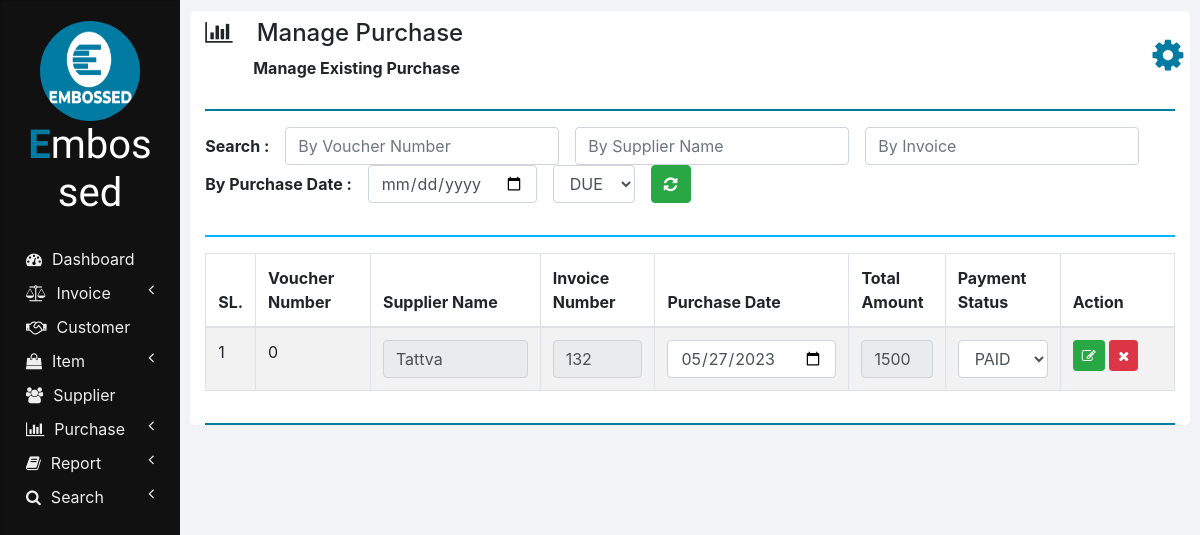
Screenshot of /manage_purchase.php with the database file from the repository.
### tables this page shows
CREATE TABLE IF NOT EXISTS `purchases` (
  `ID` int NOT NULL AUTO_INCREMENT,
  `SUPPLIER_NAME` varchar(100) NOT NULL,
  `INVOICE_NUMBER` int NOT NULL,
  `VOUCHER_NUMBER` int NOT NULL,
  `PURCHASE_DATE` varchar(10) NOT NULL,
  `TOTAL_AMOUNT` double NOT NULL,
  `GRAND_TOTAL` double NOT NULL,
  `PAYMENT_STATUS` varchar(20) NOT NULL,
  `STAX` varchar(11) DEFAULT NULL,
  `CTAX` varchar(11) DEFAULT NULL,
  PRIMARY KEY (`ID`)
);

### php/manage_purchase.php (the view, shortened to what this page needs)
<?php
  function showPurchases($id) {
    require "db_connection.php";
    if($con) {
      $seq_no = 0;
      $query = "SELECT * FROM purchases";
      $result = mysqli_query($con, $query);
      while($row = mysqli_fetch_array($result)) {
        $seq_no++;
        if($row['VOUCHER_NUMBER'] == $id)
          showEditOptionsRow($seq_no, $row);
        else
          showPurchaseRow($seq_no, $row);
      }
    }
  }
    ?>
    <?php
function showEditOptionsRow($seq_no, $row) {
  ?>
  <tr>
    <td><?php echo $seq_no; ?></td>
    <td><?php echo $row['VOUCHER_NUMBER'] ?></td>
    <td>
      <input id="suppliers_name" type="text" class="form-control" value="<?php echo $row['SUPPLIER_NAME']; ?>" placeholder="Supplier Name" name="suppliers_name" onkeyup="showSuggestions(this.value, 'supplier');" disabled>
    </td>
    <td>
      <input type="number" class="form-control" value="<?php echo $row['INVOICE_NUMBER']; ?>" id="invoice_number" disabled>
    </td>
    <td>
      <input type="date" class="datepicker form-control hasDatepicker" id="invoice_date" name="invoice_date" value='<?php echo $row['PURCHASE_DATE'] ?>' onblur="checkDate(this.value, 'date_error');">
    </td>
    <td><input type="text" class="form-control" value="<?php echo $row['TOTAL_AMOUNT']; ?>" id="grand_total" name="grand_total" disabled></td>
    <td>
      <select id="payment_status" class="form-control">
        <option value="PAID" <?php if($row['PAYMENT_STATUS'] == "PAID") echo "selected" ?>>PAID</option>
      </select>
    </td>
    <td>
      <button href="" class="btn btn-success btn-sm" onclick="updatePurchase(<?php echo $row['VOUCHER_NUMBER']; ?>);">
        <i class="fa fa-edit"></i>
      </button>
      <button class="btn btn-danger btn-sm" onclick="cancel();">
        <i class="fa fa-close"></i>
      </button>
    </td>
  </tr>
  <?php
}
    ?>

### css/sidenav.css (style rules this page uses)
body { background-color: #f1f3f6; }
.sidenav { width: 15%; height: 100vh; background-color: #222222; position: fixed; z-index: 1; flex: 1 0 auto; }
.card { width: 100%; height: 100%; top: 0; border-radius: 0; background-color: #111111; }
.logo .logo-caption { font-family: 'Poiret One', cursive; color: #ffffff; text-align: center; margin-bottom: 25px; }
.logo .profile { margin-left: 50%; border-radius: 50%; transform: translate(-50%); }
.logo .tweak { color: #027ba3; font-weight: bold; }
.main-menu-item { padding: 5px 5px; cursor: pointer; }
.main-menu-item > a { color: #eeeeee; text-decoration: none; font-size: 16px; }
.main-menu-item > a > span { margin-left: 10px; }

### css/home.css (style rules this page uses)
html, body { height: 100vh; }
input[type="number"] { -moz-appearance: textfield; }

### rows the page displays
purchases: seq_no "1", VOUCHER_NUMBER "0", suppliers_name "Tattva", INVOICE_NUMBER "132", invoice_date "05/27/2023", grand_total "1500", PAYMENT_STATUS "PAID"

### other values shown
$heading "Manage Purchase"
$sub_heading "Manage Existing Purchase"
